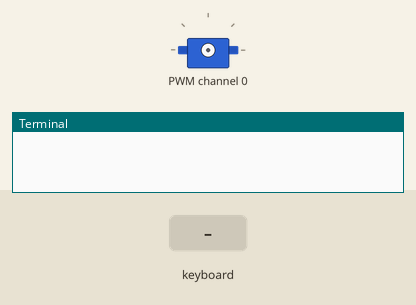
This program was run on a simulated Raspberry Pi (BCM pin numbers). Shown: servo, the last lines printed to the terminal. Inputs (shaded band) come from the test bench. The pygame window is not drawn.

Above: at 1.2 s.
1.3 s: key down typed on the keyboard
2.8 s: key left typed on the keyboard
At 3.1 s:
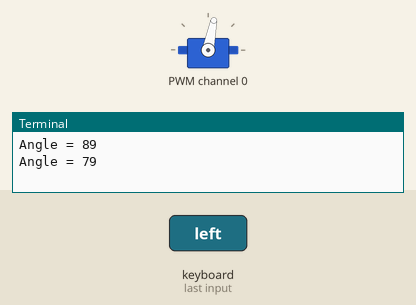
4.3 s: key right typed on the keyboard
At 5.4 s:
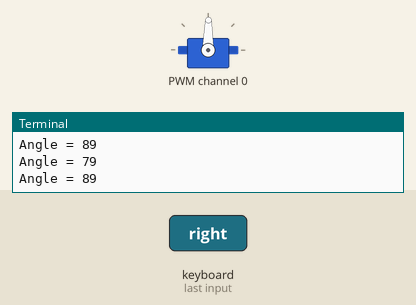
Timing chart, 0 to 7.3 s (numbered marks = the images above; inputs shaded):
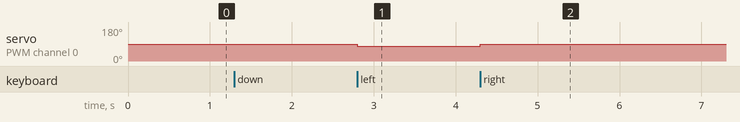

Measured:
- after the input at 2.8 s, servo on PWM channel 0: 89° → 79° at once
- after the input at 4.3 s, servo on PWM channel 0: 79° → 89° at once

The program:

set_gate_pygame.py
```python
#set servo with keyboard

import pygame
import sys

from adafruit_servokit import ServoKit


# Create single-ended input on channel 0
kit = ServoKit(channels=16)


pygame.init()
#create canvas
display = pygame.display.set_mode((300, 300))

set_range = 90 #set the servo in the middle
adjustment = 0

while True:
    # check the keyboard for input4
    # creating a loop to check events that
    # are occuring
    adjustment = 0
    for event in pygame.event.get():
        if event.type == pygame.QUIT:
            pygame.quit()
            sys.exit()

        # checking if keydown event happened or not
        if event.type == pygame.KEYDOWN:
            if event.key == pygame.K_DOWN:
                adjustment = -1
            if event.key == pygame.K_LEFT:
                adjustment = -10
            if event.key == pygame.K_UP:
                adjustment = 1
            if event.key == pygame.K_RIGHT:
                adjustment = 10
            if event.key == pygame.K_0:
                set_range = 89
                adjustment = 1
            if adjustment != 0:
                set_range = set_range + adjustment

                if set_range > 180:
                    print("TOO HIGH!!!!!!")
                    set_range = 180
                if set_range < 0:
                    print("TOO LOW!!!!!")
                    set_range = 0

                print(f"Angle = {set_range}")
                kit.servo[0].angle = set_range
```
